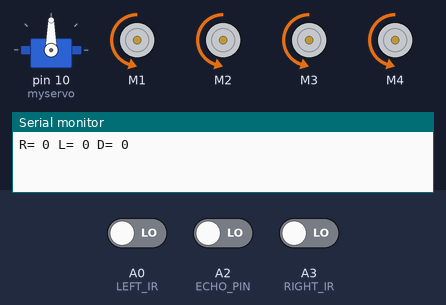
Bench run of a sketch on a simulated Arduino Uno, built with avr-gcc and run on an emulated ATmega328P. Shown: servo, 4 × DC motor (green arrow = forward, orange = backward, longer = faster), the last lines printed to the serial monitor. Inputs (shaded band) come from the test bench; at power-on: A0 (LEFT_IR) LOW, A3 (RIGHT_IR) LOW, A2 (ECHO_PIN) LOW.

Above: at 6.6 s.
6.7 s: A0 (LEFT_IR) driven HIGH
At 8.5 s:
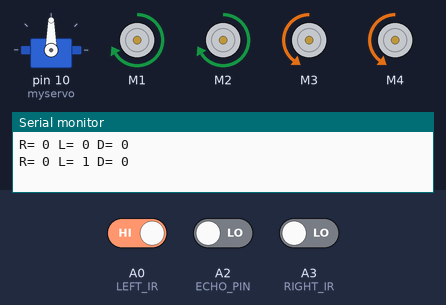
9.0 s: A3 (RIGHT_IR) driven HIGH
At 10.1 s:
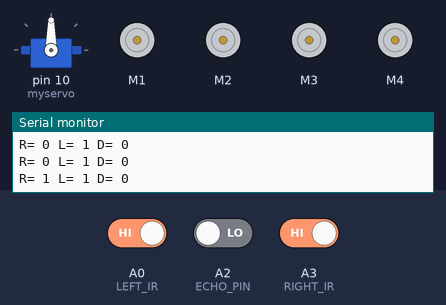
11.1 s: A0 (LEFT_IR) driven LOW
At 12.9 s:
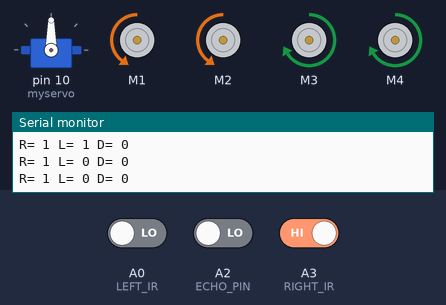
13.2 s: A3 (RIGHT_IR) driven LOW
At 14.6 s:
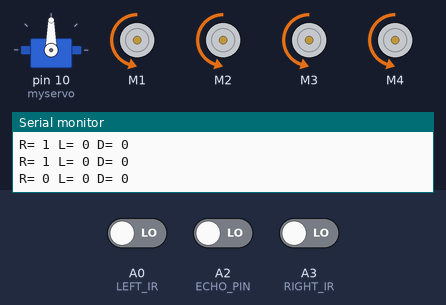
Timing chart, 0 to 16.2 s (numbered marks = the images above; inputs shaded):
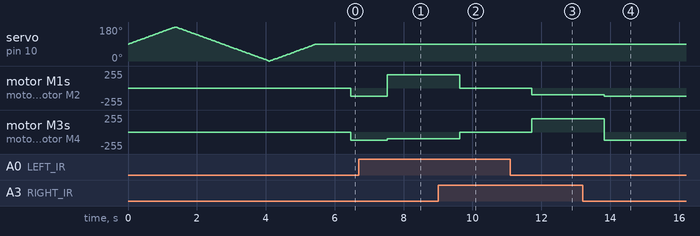

Measured:
- after the input at 6.7 s, motor M1, motor M2: backward 120/255 → forward 200/255 after 0.82 s; motor M3, motor M4: backward 120/255 → backward 100/255 after 0.82 s
- after the input at 9.0 s, motor M1, motor M2: forward 200/255 → stopped after 0.63 s; motor M3, motor M4: backward 100/255 → stopped after 0.63 s
- after the input at 11.1 s, motor M1, motor M2: stopped → backward 100/255 after 0.63 s; motor M3, motor M4: stopped → forward 200/255 after 0.63 s
- after the input at 13.2 s, motor M1, motor M2: backward 100/255 → backward 120/255 after 0.63 s; motor M3, motor M4: forward 200/255 → backward 120/255 after 0.63 s

The sketch:

Arduino_Follow_Me_Robot.ino
```cpp
#include <Servo.h>
#include <AFMotor.h>

#define LEFT_IR A0
#define RIGHT_IR A3
#define TRIG_PIN A1
#define ECHO_PIN A2

AF_DCMotor Motor1(1, MOTOR12_1KHZ);
AF_DCMotor Motor2(2, MOTOR12_1KHZ);
AF_DCMotor Motor3(3, MOTOR34_1KHZ);
AF_DCMotor Motor4(4, MOTOR34_1KHZ);

Servo myservo;
int pos = 0;
long duration;
int distance;

void setup() {
  Serial.begin(9600);
  myservo.attach(10);

  for (pos = 90; pos <= 180; pos += 1) {
    myservo.write(pos);
    delay(15);
  }
  for (pos = 180; pos >= 0; pos -= 1) {
    myservo.write(pos);
    delay(15);
  }
  for (pos = 0; pos <= 90; pos += 1) {
    myservo.write(pos);
    delay(15);
  }

  pinMode(RIGHT_IR, INPUT);
  pinMode(LEFT_IR, INPUT);
  pinMode(TRIG_PIN, OUTPUT);
  pinMode(ECHO_PIN, INPUT);
}

void loop() {
  distance = readDistance();
  int Right_Value = digitalRead(RIGHT_IR);
  int Left_Value = digitalRead(LEFT_IR);

  Serial.print("R= ");
  Serial.print(Right_Value);
  Serial.print(" L= ");
  Serial.print(Left_Value);
  Serial.print(" D= ");
  Serial.println(distance);

  if ((Right_Value == 1) && (distance >= 10 && distance <= 30) && (Left_Value == 1)) {
    moveForward();
  } else if ((Right_Value == 0) && (Left_Value == 1)) {
    turnRight();
  } else if ((Right_Value == 1) && (Left_Value == 0)) {
    turnLeft();
  } else if ((Right_Value == 1) && (Left_Value == 1)) {
    stopMotors();
  } else if (distance > 5 && distance < 10) {
    stopMotors();
  } else if (distance < 5) {
    moveBackward();
  }
  delay(50);
}

long readDistance() {
  digitalWrite(TRIG_PIN, LOW);
  delayMicroseconds(2);
  digitalWrite(TRIG_PIN, HIGH);
  delayMicroseconds(10);
  duration = pulseIn(ECHO_PIN, HIGH);
  return duration / 29 / 2;
}

void moveForward() {
  Motor1.setSpeed(120);
  Motor1.run(FORWARD);
  Motor2.setSpeed(120);
  Motor2.run(FORWARD);
  Motor3.setSpeed(120);
  Motor3.run(FORWARD);
  Motor4.setSpeed(120);
  Motor4.run(FORWARD);
}

void moveBackward() {
  Motor1.setSpeed(120);
  Motor1.run(BACKWARD);
  Motor2.setSpeed(120);
  Motor2.run(BACKWARD);
  Motor3.setSpeed(120);
  Motor3.run(BACKWARD);
  Motor4.setSpeed(120);
  Motor4.run(BACKWARD);
}

void turnRight() {
  Motor1.setSpeed(200);
  Motor1.run(FORWARD);
  Motor2.setSpeed(200);
  Motor2.run(FORWARD);
  Motor3.setSpeed(100);
  Motor3.run(BACKWARD);
  Motor4.setSpeed(100);
  Motor4.run(BACKWARD);
}

void turnLeft() {
  Motor1.setSpeed(100);
  Motor1.run(BACKWARD);
  Motor2.setSpeed(100);
  Motor2.run(BACKWARD);
  Motor3.setSpeed(200);
  Motor3.run(FORWARD);
  Motor4.setSpeed(200);
  Motor4.run(FORWARD);
}

void stopMotors() {
  Motor1.setSpeed(0);
  Motor1.run(RELEASE);
  Motor2.setSpeed(0);
  Motor2.run(RELEASE);
  Motor3.setSpeed(0);
  Motor3.run(RELEASE);
  Motor4.setSpeed(0);
  Motor4.run(RELEASE);
}
```
